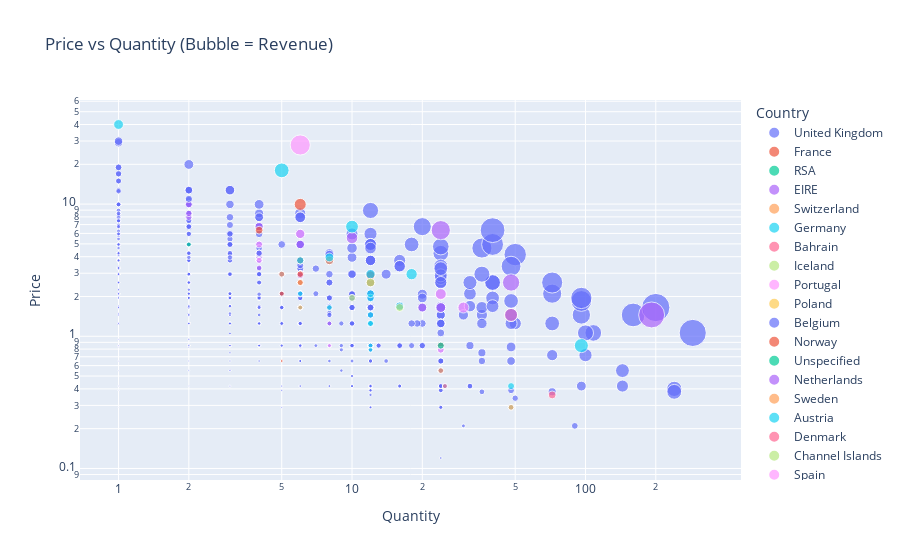

Notebook code for this chart:
### Code cell
#  Scatter Plot – Price vs Quantity with Revenue as Size

fig = px.scatter(df_sample.sample(1000),
                 x='Quantity', y='Price',
                 size='Revenue', color='Country',
                 hover_data=['Revenue', 'Month'],
                 title='Price vs Quantity (Bubble = Revenue)')

fig.update_layout(xaxis_type='log', yaxis_type='log')
fig.show()

### Figure 1 — Plotly figure (JSON) as saved in the notebook; plotly's stock layout.template omitted (floating-point values rounded to 4 significant figures; data arrays with more than 128 entries replaced by an {"elided": "..."} marker saying what was removed)
{"data": [{"customdata": {"elided": "915x2 mixed values"}, "hovertemplate": "Country=United Kingdom<br>Quantity=%{x}<br>Price=%{y}<br>Revenue=%{customdata[0]}<br>Month=%{customdata[1]}<extra></extra>", "legendgroup": "United Kingdom", "marker": {"color": "#636efa", "size": {"elided": "915 float values"}, "sizemode": "area", "sizeref": 0.825, "symbol": "circle"}, "mode": "markers", "name": "United Kingdom", "orientation": "v", "showlegend": true, "type": "scatter", "x": {"elided": "915 int values"}, "xaxis": "x", "y": {"elided": "915 float values"}, "yaxis": "y"}, {"customdata": [[16.6, "2011-10"], [3.25, "2011-11"], [30.6, "2010-12"], [10.5, "2010-10"], [15.3, "2011-11"], [16.6, "2011-10"], [59.7, "2011-01"], [34.68, "2011-11"], [15, "2011-09"], [22.5, "2010-12"]], "hovertemplate": "Country=France<br>Quantity=%{x}<br>Price=%{y}<br>Revenue=%{customdata[0]}<br>Month=%{customdata[1]}<extra></extra>", "legendgroup": "France", "marker": {"color": "#EF553B", "size": [16.6, 3.25, 30.6, 10.5, 15.3, 16.6, 59.7, 34.68, 15, 22.5], "sizemode": "area", "sizeref": 0.825, "symbol": "circle"}, "mode": "markers", "name": "France", "orientation": "v", "showlegend": true, "type": "scatter", "x": [4, 5, 12, 5, 6, 4, 6, 12, 12, 6], "xaxis": "x", "y": [4.15, 0.65, 2.55, 2.1, 2.55, 4.15, 9.95, 2.89, 1.25, 3.75], "yaxis": "y"}, {"customdata": [[13.2, "2010-02"]], "hovertemplate": "Country=RSA<br>Quantity=%{x}<br>Price=%{y}<br>Revenue=%{customdata[0]}<br>Month=%{customdata[1]}<extra></extra>", "legendgroup": "RSA", "marker": {"color": "#00cc96", "size": [13.2], "sizemode": "area", "sizeref": 0.825, "symbol": "circle"}, "mode": "markers", "name": "RSA", "orientation": "v", "showlegend": true, "type": "scatter", "x": [8], "xaxis": "x", "y": [1.65], "yaxis": "y"}, {"customdata": [[69.6, "2011-12"], [17.7, "2011-11"], [13.16, "2011-11"], [15, "2009-12"], [10, "2011-11"], [17.34, "2011-09"], [19.9, "2011-12"], [15.9, "2011-10"], [15, "2010-07"], [27, "2011-11"], [17, "2010-03"], [15.8, "2009-12"], [13.2, "2010-01"], [55.5, "2010-06"], [29.7, "2010-11"], [16.6, "2011-11"]], "hovertemplate": "Country=EIRE<br>Quantity=%{x}<br>Price=%{y}<br>Revenue=%{customdata[0]}<br>Month=%{customdata[1]}<extra></extra>", "legendgroup": "EIRE", "marker": {"color": "#ab63fa", "size": [69.6, 17.7, 13.16, 15, 10, 17.34, 19.9, 15.9, 15, 27, 17, 15.8, 13.2, 55.5, 29.7, 16.6], "sizemode": "area", "sizeref": 0.825, "symbol": "circle"}, "mode": "markers", "name": "EIRE", "orientation": "v", "showlegend": true, "type": "scatter", "x": [48, 6, 4, 12, 8, 6, 2, 2, 12, 4, 2, 4, 8, 10, 6, 4], "xaxis": "x", "y": [1.45, 2.95, 3.29, 1.25, 1.25, 2.89, 9.95, 7.95, 1.25, 6.75, 8.5, 3.95, 1.65, 5.55, 4.95, 4.15], "yaxis": "y"}, {"customdata": [[13.2, "2011-03"], [69.6, "2011-06"], [30, "2010-11"]], "hovertemplate": "Country=Switzerland<br>Quantity=%{x}<br>Price=%{y}<br>Revenue=%{customdata[0]}<br>Month=%{customdata[1]}<extra></extra>", "legendgroup": "Switzerland", "marker": {"color": "#FFA15A", "size": [13.2, 69.6, 30], "sizemode": "area", "sizeref": 0.825, "symbol": "circle"}, "mode": "markers", "name": "Switzerland", "orientation": "v", "showlegend": true, "type": "scatter", "x": [24, 48, 8], "xaxis": "x", "y": [0.55, 1.45, 3.75], "yaxis": "y"}, {"customdata": [[10.2, "2010-07"], [23.4, "2010-01"], [90, "2010-05"], [13.2, "2010-11"], [9.48, "2011-09"], [15, "2010-06"], [10.5, "2010-07"], [31.6, "2010-12"], [12.6, "2010-11"], [53.1, "2010-09"], [17.4, "2011-10"], [15, "2011-10"], [22.5, "2010-09"], [20.16, "2010-04"], [67.5, "2010-10"], [35.4, "2011-01"], [81.6, "2011-08"], [27.04, "2011-10"], [25.2, "2010-12"]], "hovertemplate": "Country=Germany<br>Quantity=%{x}<br>Price=%{y}<br>Revenue=%{customdata[0]}<br>Month=%{customdata[1]}<extra></extra>", "legendgroup": "Germany", "marker": {"color": "#19d3f3", "size": [10.2, 23.4, 90, 13.2, 9.48, 15, 10.5, 31.6, 12.6, 53.1, 17.4, 15, 22.5, 20.16, 67.5, 35.4, 81.6, 27.04, 25.2], "sizemode": "area", "sizeref": 0.825, "symbol": "circle"}, "mode": "markers", "name": "Germany", "orientation": "v", "showlegend": true, "type": "scatter", "x": [12, 12, 5, 8, 12, 12, 25, 8, 6, 18, 12, 12, 6, 48, 10, 12, 96, 16, 12], "xaxis": "x", "y": [0.85, 1.95, 18, 1.65, 0.79, 1.25, 0.42, 3.95, 2.1, 2.95, 1.45, 1.25, 3.75, 0.42, 6.75, 2.95, 0.85, 1.69, 2.1], "yaxis": "y"}, {"customdata": [[20.4, "2010-05"]], "hovertemplate": "Country=Bahrain<br>Quantity=%{x}<br>Price=%{y}<br>Revenue=%{customdata[0]}<br>Month=%{customdata[1]}<extra></extra>", "legendgroup": "Bahrain", "marker": {"color": "#FF6692", "size": [20.4], "sizemode": "area", "sizeref": 0.825, "symbol": "circle"}, "mode": "markers", "name": "Bahrain", "orientation": "v", "showlegend": true, "type": "scatter", "x": [24], "xaxis": "x", "y": [0.85], "yaxis": "y"}, {"customdata": [[26.4, "2010-10"]], "hovertemplate": "Country=Iceland<br>Quantity=%{x}<br>Price=%{y}<br>Revenue=%{customdata[0]}<br>Month=%{customdata[1]}<extra></extra>", "legendgroup": "Iceland", "marker": {"color": "#B6E880", "size": [26.4], "sizemode": "area", "sizeref": 0.825, "symbol": "circle"}, "mode": "markers", "name": "Iceland", "orientation": "v", "showlegend": true, "type": "scatter", "x": [16], "xaxis": "x", "y": [1.65], "yaxis": "y"}, {"customdata": [[17, "2010-06"], [19.8, "2010-07"], [49.5, "2011-11"], [168, "2010-12"], [49.92, "2011-07"], [35.7, "2011-07"]], "hovertemplate": "Country=Portugal<br>Quantity=%{x}<br>Price=%{y}<br>Revenue=%{customdata[0]}<br>Month=%{customdata[1]}<extra></extra>", "legendgroup": "Portugal", "marker": {"color": "#FF97FF", "size": [17, 19.8, 49.5, 168, 49.92, 35.7], "sizemode": "area", "sizeref": 0.825, "symbol": "circle"}, "mode": "markers", "name": "Portugal", "orientation": "v", "showlegend": true, "type": "scatter", "x": [4, 4, 30, 6, 24, 6], "xaxis": "x", "y": [4.25, 4.95, 1.65, 28, 2.08, 5.95], "yaxis": "y"}, {"customdata": [[9.9, "2010-08"]], "hovertemplate": "Country=Poland<br>Quantity=%{x}<br>Price=%{y}<br>Revenue=%{customdata[0]}<br>Month=%{customdata[1]}<extra></extra>", "legendgroup": "Poland", "marker": {"color": "#FECB52", "size": [9.9], "sizemode": "area", "sizeref": 0.825, "symbol": "circle"}, "mode": "markers", "name": "Poland", "orientation": "v", "showlegend": true, "type": "scatter", "x": [6], "xaxis": "x", "y": [1.65], "yaxis": "y"}, {"customdata": [[8.5, "2010-11"], [21.9, "2011-08"], [17, "2011-08"], [17, "2011-09"]], "hovertemplate": "Country=Belgium<br>Quantity=%{x}<br>Price=%{y}<br>Revenue=%{customdata[0]}<br>Month=%{customdata[1]}<extra></extra>", "legendgroup": "Belgium", "marker": {"color": "#636efa", "size": [8.5, 21.9, 17, 17], "sizemode": "area", "sizeref": 0.825, "symbol": "circle"}, "mode": "markers", "name": "Belgium", "orientation": "v", "showlegend": true, "type": "scatter", "x": [10, 2, 4, 4], "xaxis": "x", "y": [0.85, 10.95, 4.25, 4.25], "yaxis": "y"}, {"customdata": [[17.7, "2010-11"]], "hovertemplate": "Country=Norway<br>Quantity=%{x}<br>Price=%{y}<br>Revenue=%{customdata[0]}<br>Month=%{customdata[1]}<extra></extra>", "legendgroup": "Norway", "marker": {"color": "#EF553B", "size": [17.7], "sizemode": "area", "sizeref": 0.825, "symbol": "circle"}, "mode": "markers", "name": "Norway", "orientation": "v", "showlegend": true, "type": "scatter", "x": [6], "xaxis": "x", "y": [2.95], "yaxis": "y"}, {"customdata": [[9.9, "2010-09"]], "hovertemplate": "Country=Unspecified<br>Quantity=%{x}<br>Price=%{y}<br>Revenue=%{customdata[0]}<br>Month=%{customdata[1]}<extra></extra>", "legendgroup": "Unspecified", "marker": {"color": "#00cc96", "size": [9.9], "sizemode": "area", "sizeref": 0.825, "symbol": "circle"}, "mode": "markers", "name": "Unspecified", "orientation": "v", "showlegend": true, "type": "scatter", "x": [2], "xaxis": "x", "y": [4.95], "yaxis": "y"}, {"customdata": [[69.6, "2011-03"], [39.6, "2010-05"], [152.4, "2010-05"], [278.4, "2009-12"], [33, "2010-09"], [122.4, "2010-06"]], "hovertemplate": "Country=Netherlands<br>Quantity=%{x}<br>Price=%{y}<br>Revenue=%{customdata[0]}<br>Month=%{customdata[1]}<extra></extra>", "legendgroup": "Netherlands", "marker": {"color": "#ab63fa", "size": [69.6, 39.6, 152.4, 278.4, 33, 122.4], "sizemode": "area", "sizeref": 0.825, "symbol": "circle"}, "mode": "markers", "name": "Netherlands", "orientation": "v", "showlegend": true, "type": "scatter", "x": [48, 24, 24, 192, 20, 48], "xaxis": "x", "y": [1.45, 1.65, 6.35, 1.45, 1.65, 2.55], "yaxis": "y"}, {"customdata": [[15.3, "2010-08"], [14.75, "2010-10"]], "hovertemplate": "Country=Sweden<br>Quantity=%{x}<br>Price=%{y}<br>Revenue=%{customdata[0]}<br>Month=%{customdata[1]}<extra></extra>", "legendgroup": "Sweden", "marker": {"color": "#FFA15A", "size": [15.3, 14.75], "sizemode": "area", "sizeref": 0.825, "symbol": "circle"}, "mode": "markers", "name": "Sweden", "orientation": "v", "showlegend": true, "type": "scatter", "x": [6, 5], "xaxis": "x", "y": [2.55, 2.95], "yaxis": "y"}, {"customdata": [[40, "2010-03"]], "hovertemplate": "Country=Austria<br>Quantity=%{x}<br>Price=%{y}<br>Revenue=%{customdata[0]}<br>Month=%{customdata[1]}<extra></extra>", "legendgroup": "Austria", "marker": {"color": "#19d3f3", "size": [40], "sizemode": "area", "sizeref": 0.825, "symbol": "circle"}, "mode": "markers", "name": "Austria", "orientation": "v", "showlegend": true, "type": "scatter", "x": [1], "xaxis": "x", "y": [40], "yaxis": "y"}, {"customdata": [[20.4, "2010-08"], [10.5, "2010-08"], [25.92, "2010-08"]], "hovertemplate": "Country=Denmark<br>Quantity=%{x}<br>Price=%{y}<br>Revenue=%{customdata[0]}<br>Month=%{customdata[1]}<extra></extra>", "legendgroup": "Denmark", "marker": {"color": "#FF6692", "size": [20.4, 10.5, 25.92], "sizemode": "area", "sizeref": 0.825, "symbol": "circle"}, "mode": "markers", "name": "Denmark", "orientation": "v", "showlegend": true, "type": "scatter", "x": [24, 25, 72], "xaxis": "x", "y": [0.85, 0.42, 0.36], "yaxis": "y"}, {"customdata": [[19.5, "2010-05"], [30.6, "2011-03"]], "hovertemplate": "Country=Channel Islands<br>Quantity=%{x}<br>Price=%{y}<br>Revenue=%{customdata[0]}<br>Month=%{customdata[1]}<extra></extra>", "legendgroup": "Channel Islands", "marker": {"color": "#B6E880", "size": [19.5, 30.6], "sizemode": "area", "sizeref": 0.825, "symbol": "circle"}, "mode": "markers", "name": "Channel Islands", "orientation": "v", "showlegend": true, "type": "scatter", "x": [10, 12], "xaxis": "x", "y": [1.95, 2.55], "yaxis": "y"}, {"customdata": [[18.96, "2011-10"], [15, "2011-01"], [6.8, "2011-08"]], "hovertemplate": "Country=Spain<br>Quantity=%{x}<br>Price=%{y}<br>Revenue=%{customdata[0]}<br>Month=%{customdata[1]}<extra></extra>", "legendgroup": "Spain", "marker": {"color": "#FF97FF", "size": [18.96, 15, 6.8], "sizemode": "area", "sizeref": 0.825, "symbol": "circle"}, "mode": "markers", "name": "Spain", "orientation": "v", "showlegend": true, "type": "scatter", "x": [24, 4, 8], "xaxis": "x", "y": [0.79, 3.75, 0.85], "yaxis": "y"}, {"customdata": [[13.92, "2011-07"]], "hovertemplate": "Country=Finland<br>Quantity=%{x}<br>Price=%{y}<br>Revenue=%{customdata[0]}<br>Month=%{customdata[1]}<extra></extra>", "legendgroup": "Finland", "marker": {"color": "#FECB52", "size": [13.92], "sizemode": "area", "sizeref": 0.825, "symbol": "circle"}, "mode": "markers", "name": "Finland", "orientation": "v", "showlegend": true, "type": "scatter", "x": [48], "xaxis": "x", "y": [0.29], "yaxis": "y"}, {"customdata": [[2.55, "2010-09"]], "hovertemplate": "Country=Brazil<br>Quantity=%{x}<br>Price=%{y}<br>Revenue=%{customdata[0]}<br>Month=%{customdata[1]}<extra></extra>", "legendgroup": "Brazil", "marker": {"color": "#636efa", "size": [2.55], "sizemode": "area", "sizeref": 0.825, "symbol": "circle"}, "mode": "markers", "name": "Brazil", "orientation": "v", "showlegend": true, "type": "scatter", "x": [3], "xaxis": "x", "y": [0.85], "yaxis": "y"}, {"customdata": [[25.4, "2011-11"]], "hovertemplate": "Country=Italy<br>Quantity=%{x}<br>Price=%{y}<br>Revenue=%{customdata[0]}<br>Month=%{customdata[1]}<extra></extra>", "legendgroup": "Italy", "marker": {"color": "#EF553B", "size": [25.4], "sizemode": "area", "sizeref": 0.825, "symbol": "circle"}, "mode": "markers", "name": "Italy", "orientation": "v", "showlegend": true, "type": "scatter", "x": [4], "xaxis": "x", "y": [6.35], "yaxis": "y"}, {"customdata": [[20.4, "2010-10"]], "hovertemplate": "Country=Australia<br>Quantity=%{x}<br>Price=%{y}<br>Revenue=%{customdata[0]}<br>Month=%{customdata[1]}<extra></extra>", "legendgroup": "Australia", "marker": {"color": "#00cc96", "size": [20.4], "sizemode": "area", "sizeref": 0.825, "symbol": "circle"}, "mode": "markers", "name": "Australia", "orientation": "v", "showlegend": true, "type": "scatter", "x": [24], "xaxis": "x", "y": [0.85], "yaxis": "y"}], "layout": {"legend": {"itemsizing": "constant", "title": {"text": "Country"}, "tracegroupgap": 0}, "title": {"text": "Price vs Quantity (Bubble = Revenue)"}, "xaxis": {"anchor": "y", "domain": [0, 1], "title": {"text": "Quantity"}, "type": "log"}, "yaxis": {"anchor": "x", "domain": [0, 1], "title": {"text": "Price"}, "type": "log"}}}
